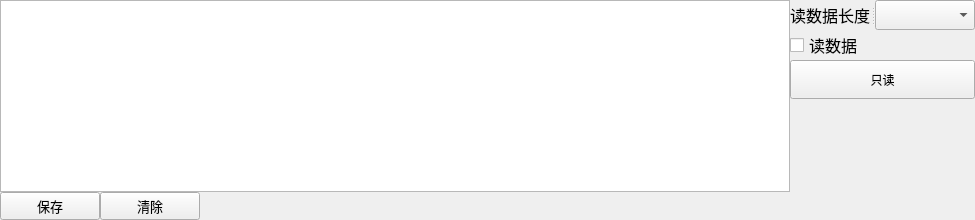
    <widget class="QWidget" name="log_widget" native="true">
     <property name="minimumSize">
      <size>
       <width>500</width>
       <height>125</height>
      </size>
     </property>
     <layout class="QGridLayout" name="gridLayout_3">
      <property name="leftMargin">
       <number>0</number>
      </property>
      <property name="topMargin">
       <number>0</number>
      </property>
      <property name="rightMargin">
       <number>0</number>
      </property>
      <property name="bottomMargin">
       <number>0</number>
      </property>
      <property name="spacing">
       <number>0</number>
      </property>
      <item row="0" column="0" colspan="3">
       <widget class="QPlainTextEdit" name="text_log">
        <property name="minimumSize">
         <size>
          <width>790</width>
          <height>0</height>
         </size>
        </property>
        <property name="font">
         <font>
          <family>宋体</family>
          <pointsize>12</pointsize>
         </font>
        </property>
        <property name="frameShadow">
         <enum>QFrame::Shadow::Raised</enum>
        </property>
        <property name="readOnly">
         <bool>true</bool>
        </property>
        <property name="plainText">
         <string/>
        </property>
       </widget>
      </item>
      <item row="0" column="3">
       <layout class="QVBoxLayout" name="verticalLayout">
        <item>
         <widget class="QSplitter" name="splitter">
          <property name="orientation">
           <enum>Qt::Orientation::Horizontal</enum>
          </property>
          <widget class="QLabel" name="label_receive_size">
           <property name="minimumSize">
            <size>
             <width>81</width>
             <height>30</height>
            </size>
           </property>
           <property name="maximumSize">
            <size>
             <width>81</width>
             <height>30</height>
            </size>
           </property>
           <property name="font">
            <font>
             <pointsize>12</pointsize>
             <bold>false</bold>
            </font>
           </property>
           <property name="text">
            <string>读数据长度</string>
           </property>
          </widget>
          <widget class="QComboBox" name="combo_box_size">
           <property name="minimumSize">
            <size>
             <width>100</width>
             <height>30</height>
            </size>
           </property>
           <property name="maximumSize">
            <size>
             <width>100</width>
             <height>30</height>
            </size>
           </property>
           <property name="font">
            <font>
             <pointsize>12</pointsize>
            </font>
           </property>
          </widget>
         </widget>
        </item>
        <item>
         <widget class="QCheckBox" name="check_box_receive">
          <property name="minimumSize">
           <size>
            <width>0</width>
            <height>0</height>
           </size>
          </property>
          <property name="maximumSize">
           <size>
            <width>271</width>
            <height>30</height>
           </size>
          </property>
          <property name="font">
           <font>
            <pointsize>12</pointsize>
           </font>
          </property>
          <property name="text">
           <string>读数据</string>
          </property>
         </widget>
        </item>
        <item>
         <widget class="QPushButton" name="button_receive">
          <property name="minimumSize">
           <size>
            <width>0</width>
            <height>39</height>
           </size>
          </property>
          <property name="maximumSize">
           <size>
            <width>271</width>
            <height>40</height>
           </size>
          </property>
          <property name="text">
           <string>只读</string>
          </property>
         </widget>
        </item>
        <item>
         <spacer name="verticalSpacer_2">
          <property name="orientation">
           <enum>Qt::Orientation::Vertical</enum>
          </property>
          <property name="sizeHint" stdset="0">
           <size>
            <width>20</width>
            <height>40</height>
           </size>
          </property>
         </spacer>
        </item>
       </layout>
      </item>
      <item row="1" column="0">
       <widget class="QPushButton" name="button_save">
        <property name="minimumSize">
         <size>
          <width>50</width>
          <height>25</height>
         </size>
        </property>
        <property name="maximumSize">
         <size>
          <width>100</width>
          <height>100</height>
         </size>
        </property>
        <property name="font">
         <font>
          <family>宋体</family>
          <pointsize>10</pointsize>
         </font>
        </property>
        <property name="toolTip">
         <string>保存</string>
        </property>
        <property name="text">
         <string>保存</string>
        </property>
       </widget>
      </item>
      <item row="1" column="1">
       <widget class="QPushButton" name="button_clear">
        <property name="minimumSize">
         <size>
          <width>50</width>
          <height>25</height>
         </size>
        </property>
        <property name="maximumSize">
         <size>
          <width>100</width>
          <height>100</height>
         </size>
        </property>
        <property name="font">
         <font>
          <family>宋体</family>
          <pointsize>10</pointsize>
         </font>
        </property>
        <property name="toolTip">
         <string>清除</string>
        </property>
        <property name="text">
         <string>清除</string>
        </property>
       </widget>
      </item>
     </layout>
    </widget>
